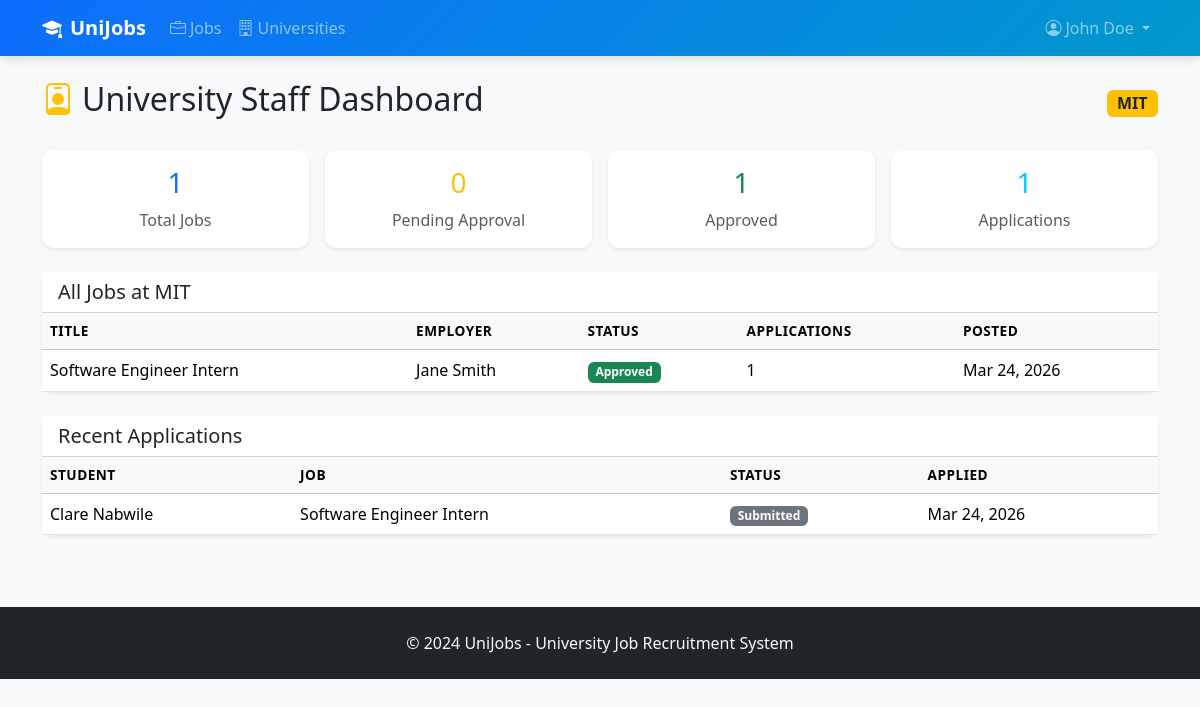
Page /dashboards/staff/ (signed in) on the committed database.
### accounts/models.py (models this page shows, shortened)
class CustomUser(AbstractBaseUser, PermissionsMixin):
    ROLE_CHOICES = [
        ('student', 'Student / Job Seeker'),
        ('employer', 'Employer'),
        ('university_staff', 'University Staff'),
        ('admin', 'Admin'),
    ]
    email = models.EmailField(unique=True)
    first_name = models.CharField(max_length=100)
    last_name = models.CharField(max_length=100)
    role = models.CharField(max_length=20, choices=ROLE_CHOICES, default='student')
    is_active = models.BooleanField(default=True)
    is_staff = models.BooleanField(default=False)
    date_joined = models.DateTimeField(auto_now_add=True)
    USERNAME_FIELD = 'email'
    REQUIRED_FIELDS = ['first_name', 'last_name', 'role']
    objects = CustomUserManager()
    def get_full_name(self):
        return f"{self.first_name} {self.last_name}"

### universities/models.py (models this page shows, shortened)
class University(models.Model):
    name = models.CharField(max_length=200, unique=True)
    address = models.TextField()
    website = models.URLField(blank=True)
    logo = models.ImageField(upload_to='university_logos/', null=True, blank=True)
    description = models.TextField(blank=True)
    founded_year = models.PositiveIntegerField(null=True, blank=True)
    created_at = models.DateTimeField(auto_now_add=True)
    class Meta:
        verbose_name_plural = 'Universities'
        ordering = ['name']

### jobs/models.py (models this page shows, shortened)
class Job(models.Model):
    JOB_TYPE_CHOICES = [
        ('full_time', 'Full-Time'),
        ('part_time', 'Part-Time'),
        ('internship', 'Internship'),
        ('contract', 'Contract'),
        ('volunteer', 'Volunteer'),
    ]
    STATUS_CHOICES = [
        ('pending', 'Pending Approval'),
        ('approved', 'Approved'),
        ('rejected', 'Rejected'),
    ]
    employer = models.ForeignKey(settings.AUTH_USER_MODEL, on_delete=models.CASCADE, related_name='posted_jobs')
    university = models.ForeignKey('universities.University', on_delete=models.CASCADE, related_name='jobs')
    department = models.ForeignKey('universities.Department', on_delete=models.SET_NULL, null=True, blank=True, related_name='jobs')
    title = models.CharField(max_length=200)
    description = models.TextField()
    requirements = models.TextField(blank=True)
    location = models.CharField(max_length=200)
    job_type = models.CharField(max_length=20, choices=JOB_TYPE_CHOICES, default='full_time')
    salary_range = models.CharField(max_length=100, blank=True)
    application_deadline = models.DateField(null=True, blank=True)
    is_approved = models.BooleanField(default=False)
    approval_status = models.CharField(max_length=20, choices=STATUS_CHOICES, default='pending')
    approved_by = models.ForeignKey(
        settings.AUTH_USER_MODEL, on_delete=models.SET_NULL, null=True, blank=True, related_name='approved_jobs'
    )
    is_active = models.BooleanField(default=True)
    created_at = models.DateTimeField(auto_now_add=True)
    updated_at = models.DateTimeField(auto_now=True)
    class Meta:
        ordering = ['-created_at']

class Application(models.Model):
    STATUS_CHOICES = [
        ('submitted', 'Submitted'),
        ('shortlisted', 'Shortlisted'),
        ('rejected', 'Rejected'),
        ('hired', 'Hired'),
    ]
    job = models.ForeignKey(Job, on_delete=models.CASCADE, related_name='applications')
    student = models.ForeignKey(settings.AUTH_USER_MODEL, on_delete=models.CASCADE, related_name='applications')
    resume = models.FileField(upload_to='applications/resumes/', null=True, blank=True)
    cover_letter = models.TextField(blank=True)
    status = models.CharField(max_length=20, choices=STATUS_CHOICES, default='submitted')
    applied_at = models.DateTimeField(auto_now_add=True)
    updated_at = models.DateTimeField(auto_now=True)
    class Meta:
        unique_together = ['job', 'student']
        ordering = ['-applied_at']

### dashboards/views.py (the view)
# urls.py: path('staff/', views.staff_dashboard, name='staff_dashboard'),
@login_required
def staff_dashboard(request):
    if request.user.role != 'university_staff':
        return redirect('dashboard_redirect')
    try:
        profile = request.user.staff_profile
        university = profile.university
    except Exception:
        messages.error(request, 'No university profile found.')
        return redirect('job_list')
    pending_jobs = Job.objects.filter(university=university, approval_status='pending')
    all_jobs = Job.objects.filter(university=university).annotate(app_count=Count('applications'))
    applications = Application.objects.filter(job__university=university).select_related('student', 'job')
    stats = {
        'total_jobs': all_jobs.count(),
        'pending_jobs': pending_jobs.count(),
        'approved_jobs': all_jobs.filter(approval_status='approved').count(),
        'total_applications': applications.count(),
    }
    return render(request, 'dashboards/staff_dashboard.html', {
        'profile': profile,
        'university': university,
        'pending_jobs': pending_jobs,
        'all_jobs': all_jobs,
        'applications': applications[:10],
        'stats': stats,
        'title': 'University Staff Dashboard',
    })

### templates/dashboards/staff_dashboard.html (shortened to what this page needs)
{% extends 'base.html' %}
{% block content %}
<div class="d-flex justify-content-between align-items-center mb-4">
    <h2><i class="bi bi-person-badge me-2 text-warning"></i>University Staff Dashboard</h2>
    <span class="badge bg-warning text-dark fs-6">{{ university.name }}</span>
</div>
<div class="row g-3 mb-4">
    <div class="col-md-3">
        <div class="card text-center border-0 shadow-sm">
            <div class="card-body py-3"><h3 class="text-primary">{{ stats.total_jobs }}</h3><p class="mb-0 text-muted">Total Jobs</p></div>
        </div>
    </div>
    <div class="col-md-3">
        <div class="card text-center border-0 shadow-sm">
            <div class="card-body py-3"><h3 class="text-warning">{{ stats.pending_jobs }}</h3><p class="mb-0 text-muted">Pending Approval</p></div>
        </div>
    </div>
    <div class="col-md-3">
        <div class="card text-center border-0 shadow-sm">
            <div class="card-body py-3"><h3 class="text-success">{{ stats.approved_jobs }}</h3><p class="mb-0 text-muted">Approved</p></div>
        </div>
    </div>
    <div class="col-md-3">
        <div class="card text-center border-0 shadow-sm">
            <div class="card-body py-3"><h3 class="text-info">{{ stats.total_applications }}</h3><p class="mb-0 text-muted">Applications</p></div>
        </div>
    </div>
</div>
<div class="card border-0 shadow-sm mb-4">
    <div class="card-header bg-white"><h5 class="mb-0">All Jobs at {{ university.name }}</h5></div>
    <div class="card-body p-0">
        <div class="table-responsive">
            <table class="table table-hover mb-0">
                <thead class="table-light">
                    <tr><th>Title</th><th>Employer</th><th>Status</th><th>Applications</th><th>Posted</th></tr>
                </thead>
                <tbody>
                    {% for job in all_jobs %}
                    <tr>
                        <td>{{ job.title }}</td>
                        <td>{{ job.employer.get_full_name }}</td>
                        <td>
                            <span class="badge bg-{% if job.approval_status == 'approved' %}success{% elif job.approval_status == 'rejected' %}danger{% else %}warning{% endif %}">
                                {{ job.get_approval_status_display }}
                            </span>
                        </td>
                        <td>{{ job.app_count }}</td>
                        <td>{{ job.created_at|date:"M d, Y" }}</td>
                    </tr>
                    {% endfor %}
                </tbody>
            </table>
        </div>
    </div>
</div>
<div class="card border-0 shadow-sm">
    <div class="card-header bg-white"><h5 class="mb-0">Recent Applications</h5></div>
    <div class="card-body p-0">
        <div class="table-responsive">
            <table class="table table-hover mb-0">
                <thead class="table-light">
                    <tr><th>Student</th><th>Job</th><th>Status</th><th>Applied</th></tr>
                </thead>
                <tbody>
                    {% for app in applications %}
                    <tr>
                        <td>{{ app.student.get_full_name }}</td>
                        <td>{{ app.job.title }}</td>
                        <td><span class="badge bg-secondary">{{ app.get_status_display }}</span></td>
                        <td>{{ app.applied_at|date:"M d, Y" }}</td>
                    </tr>
                    {% endfor %}
                </tbody>
            </table>
        </div>
    </div>
</div>
{% endblock %}

### templates/base.html (shortened to what this page needs)
<!DOCTYPE html>
<html lang="en">
<head>
    <link href="https://cdn.jsdelivr.net/npm/bootstrap@5.3.2/dist/css/bootstrap.min.css" rel="stylesheet">
    <link href="https://cdn.jsdelivr.net/npm/bootstrap-icons@1.11.1/font/bootstrap-icons.css" rel="stylesheet">
    {% load static %}
    <link rel="stylesheet" href="{% static 'css/custom.css' %}">
</head>
<body>
<nav class="navbar navbar-expand-lg navbar-dark bg-primary">
    <div class="container">
        <a class="navbar-brand fw-bold" href="{% url 'job_list' %}">
            <i class="bi bi-mortarboard-fill me-2"></i>UniJobs
        </a>
        <div class="collapse navbar-collapse" id="navMenu">
            <ul class="navbar-nav me-auto">
                <li class="nav-item">
                    <a class="nav-link" href="{% url 'job_list' %}"><i class="bi bi-briefcase me-1"></i>Jobs</a>
                </li>
                <li class="nav-item">
                    <a class="nav-link" href="{% url 'university_list' %}"><i class="bi bi-building me-1"></i>Universities</a>
                </li>
            </ul>
            <ul class="navbar-nav ms-auto">
                {% if user.is_authenticated %}
                    <li class="nav-item dropdown">
                        <a class="nav-link dropdown-toggle" href="#" data-bs-toggle="dropdown">
                            <i class="bi bi-person-circle me-1"></i>{{ user.get_full_name }}
                        </a>
                    </li>
                {% endif %}
            </ul>
        </div>
    </div>
</nav>
<main class="container py-4">
    {% block content %}{% endblock %}
</main>
<footer class="bg-dark text-light py-4 mt-5">
    <div class="container text-center">
        <p class="mb-0">&copy; 2024 UniJobs - University Job Recruitment System</p>
    </div>
</footer>
</body>
</html>

### static/css/custom.css (style rules this page uses)
:root { --primary-gradient: linear-gradient(135deg, #0d6efd, #0099cc); }
body { background-color: #f8f9fa; font-family: 'Segoe UI', system-ui, -apple-system, sans-serif; }
.navbar { background: var(--primary-gradient) !important; box-shadow: 0 2px 10px rgba(0,0,0,0.15); }
.card { border-radius: 12px; transition: transform 0.2s, box-shadow 0.2s; }
.badge { border-radius: 6px; }
.table th { font-weight: 600; font-size: 0.85rem; text-transform: uppercase; letter-spacing: 0.5px; }

### rows in the picture
CustomUser: get_full_name "John Doe"
University: name "MIT"
Job: title "Software Engineer Intern", employer.get_full_name "Jane Smith", approval_status "Approved", app_count "1", created_at "Mar 24, 2026"
Application: student.get_full_name "Clare Nabwile", job "Software Engineer Intern", status "Submitted", applied_at "Mar 24, 2026"

### other values in the picture
{{ stats.total_jobs }} "1"
{{ stats.pending_jobs }} "0"
{{ stats.approved_jobs }} "1"
{{ stats.total_applications }} "1"
